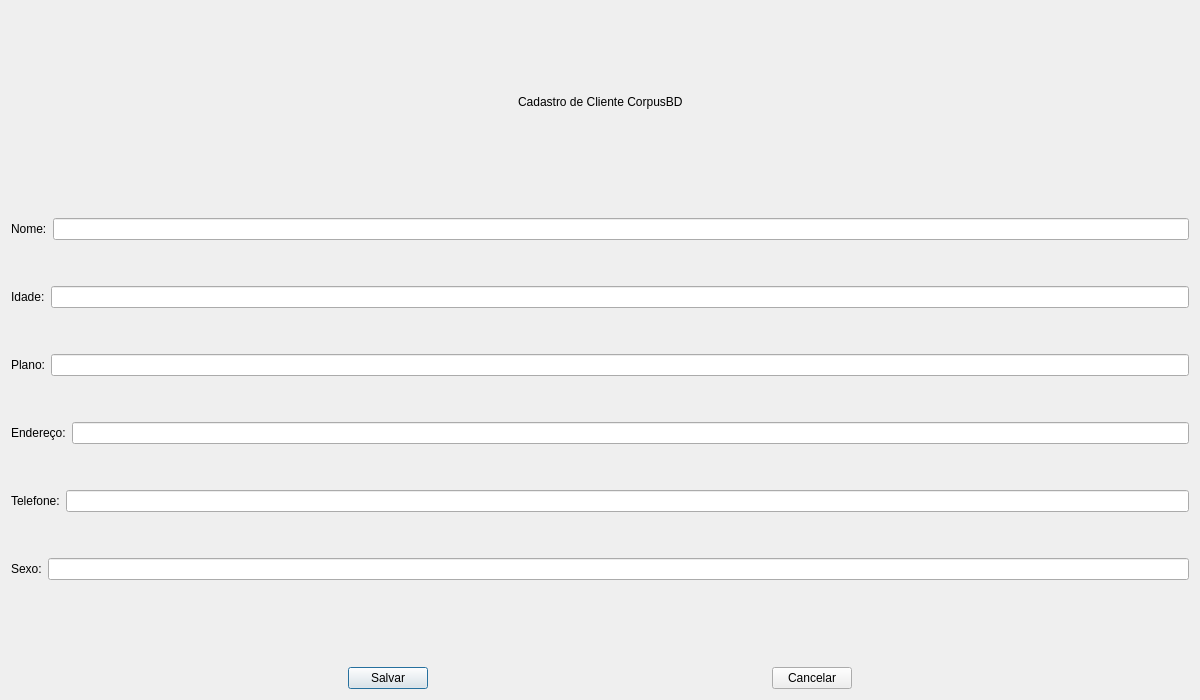
<?xml version="1.0" encoding="UTF-8"?>
<ui version="4.0">
 <class>registerwindow</class>
 <widget class="QDialog" name="registerwindow">
  <property name="geometry">
   <rect>
    <x>0</x>
    <y>0</y>
    <width>1200</width>
    <height>700</height>
   </rect>
  </property>
  <property name="windowTitle">
   <string>Cadastro de Cliente CorpusBD</string>
  </property>
  <layout class="QVBoxLayout" name="verticalLayout_3">
   <item>
    <spacer name="verticalSpacer_8">
     <property name="orientation">
      <enum>Qt::Vertical</enum>
     </property>
     <property name="sizeHint" stdset="0">
      <size>
       <width>20</width>
       <height>40</height>
      </size>
     </property>
    </spacer>
   </item>
   <item>
    <layout class="QHBoxLayout" name="horizontalLayout_11">
     <item>
      <spacer name="horizontalSpacer_4">
       <property name="orientation">
        <enum>Qt::Horizontal</enum>
       </property>
       <property name="sizeHint" stdset="0">
        <size>
         <width>40</width>
         <height>20</height>
        </size>
       </property>
      </spacer>
     </item>
     <item>
      <widget class="QLabel" name="label_8">
       <property name="text">
        <string>Cadastro de Cliente CorpusBD</string>
       </property>
      </widget>
     </item>
     <item>
      <spacer name="horizontalSpacer_5">
       <property name="orientation">
        <enum>Qt::Horizontal</enum>
       </property>
       <property name="sizeHint" stdset="0">
        <size>
         <width>40</width>
         <height>20</height>
        </size>
       </property>
      </spacer>
     </item>
    </layout>
   </item>
   <item>
    <spacer name="verticalSpacer_6">
     <property name="orientation">
      <enum>Qt::Vertical</enum>
     </property>
     <property name="sizeHint" stdset="0">
      <size>
       <width>20</width>
       <height>40</height>
      </size>
     </property>
    </spacer>
   </item>
   <item>
    <widget class="QLabel" name="label_6">
     <property name="text">
      <string/>
     </property>
    </widget>
   </item>
   <item>
    <layout class="QVBoxLayout" name="verticalLayout_2">
     <item>
      <layout class="QVBoxLayout" name="verticalLayout">
       <item>
        <layout class="QHBoxLayout" name="horizontalLayout">
         <item>
          <widget class="QLabel" name="label">
           <property name="text">
            <string>Nome:</string>
           </property>
          </widget>
         </item>
         <item>
          <widget class="QLineEdit" name="txt_name"/>
         </item>
        </layout>
       </item>
       <item>
        <spacer name="verticalSpacer">
         <property name="orientation">
          <enum>Qt::Vertical</enum>
         </property>
         <property name="sizeHint" stdset="0">
          <size>
           <width>20</width>
           <height>40</height>
          </size>
         </property>
        </spacer>
       </item>
       <item>
        <layout class="QHBoxLayout" name="horizontalLayout_2">
         <item>
          <widget class="QLabel" name="label_2">
           <property name="text">
            <string>Idade:</string>
           </property>
          </widget>
         </item>
         <item>
          <widget class="QLineEdit" name="txt_age"/>
         </item>
        </layout>
       </item>
       <item>
        <spacer name="verticalSpacer_7">
         <property name="orientation">
          <enum>Qt::Vertical</enum>
         </property>
         <property name="sizeHint" stdset="0">
          <size>
           <width>20</width>
           <height>40</height>
          </size>
         </property>
        </spacer>
       </item>
       <item>
        <layout class="QHBoxLayout" name="horizontalLayout_9">
         <item>
          <widget class="QLabel" name="label_7">
           <property name="text">
            <string>Plano:</string>
           </property>
          </widget>
         </item>
         <item>
          <widget class="QLineEdit" name="txt_plan"/>
         </item>
        </layout>
       </item>
       <item>
        <spacer name="verticalSpacer_2">
         <property name="orientation">
          <enum>Qt::Vertical</enum>
         </property>
         <property name="sizeHint" stdset="0">
          <size>
           <width>20</width>
           <height>40</height>
          </size>
         </property>
        </spacer>
       </item>
       <item>
        <layout class="QHBoxLayout" name="horizontalLayout_3">
         <item>
          <widget class="QLabel" name="label_3">
           <property name="text">
            <string>Endereço:</string>
           </property>
          </widget>
         </item>
         <item>
          <widget class="QLineEdit" name="txt_address"/>
         </item>
        </layout>
       </item>
       <item>
        <spacer name="verticalSpacer_3">
         <property name="orientation">
          <enum>Qt::Vertical</enum>
         </property>
         <property name="sizeHint" stdset="0">
          <size>
           <width>20</width>
           <height>40</height>
          </size>
         </property>
        </spacer>
       </item>
       <item>
        <layout class="QHBoxLayout" name="horizontalLayout_4">
         <item>
          <widget class="QLabel" name="label_5">
           <property name="text">
            <string>Telefone:</string>
           </property>
          </widget>
         </item>
         <item>
          <widget class="QLineEdit" name="txt_phone"/>
         </item>
        </layout>
       </item>
       <item>
        <spacer name="verticalSpacer_4">
         <property name="orientation">
          <enum>Qt::Vertical</enum>
         </property>
         <property name="sizeHint" stdset="0">
          <size>
           <width>20</width>
           <height>40</height>
          </size>
         </property>
        </spacer>
       </item>
       <item>
        <layout class="QHBoxLayout" name="horizontalLayout_5">
         <item>
          <widget class="QLabel" name="label_4">
           <property name="text">
            <string>Sexo:</string>
           </property>
          </widget>
         </item>
         <item>
          <widget class="QLineEdit" name="txt_gender"/>
         </item>
        </layout>
       </item>
      </layout>
     </item>
    </layout>
   </item>
   <item>
    <spacer name="verticalSpacer_5">
     <property name="orientation">
      <enum>Qt::Vertical</enum>
     </property>
     <property name="sizeHint" stdset="0">
      <size>
       <width>20</width>
       <height>40</height>
      </size>
     </property>
    </spacer>
   </item>
   <item>
    <layout class="QHBoxLayout" name="horizontalLayout_6">
     <item>
      <spacer name="horizontalSpacer_2">
       <property name="orientation">
        <enum>Qt::Horizontal</enum>
       </property>
       <property name="sizeHint" stdset="0">
        <size>
         <width>40</width>
         <height>20</height>
        </size>
       </property>
      </spacer>
     </item>
     <item>
      <widget class="QPushButton" name="btn_save">
       <property name="text">
        <string>Salvar</string>
       </property>
      </widget>
     </item>
     <item>
      <spacer name="horizontalSpacer">
       <property name="orientation">
        <enum>Qt::Horizontal</enum>
       </property>
       <property name="sizeHint" stdset="0">
        <size>
         <width>40</width>
         <height>20</height>
        </size>
       </property>
      </spacer>
     </item>
     <item>
      <widget class="QPushButton" name="btn_cancel">
       <property name="text">
        <string>Cancelar</string>
       </property>
      </widget>
     </item>
     <item>
      <spacer name="horizontalSpacer_3">
       <property name="orientation">
        <enum>Qt::Horizontal</enum>
       </property>
       <property name="sizeHint" stdset="0">
        <size>
         <width>40</width>
         <height>20</height>
        </size>
       </property>
      </spacer>
     </item>
    </layout>
   </item>
  </layout>
 </widget>
 <resources/>
 <connections/>
</ui>
